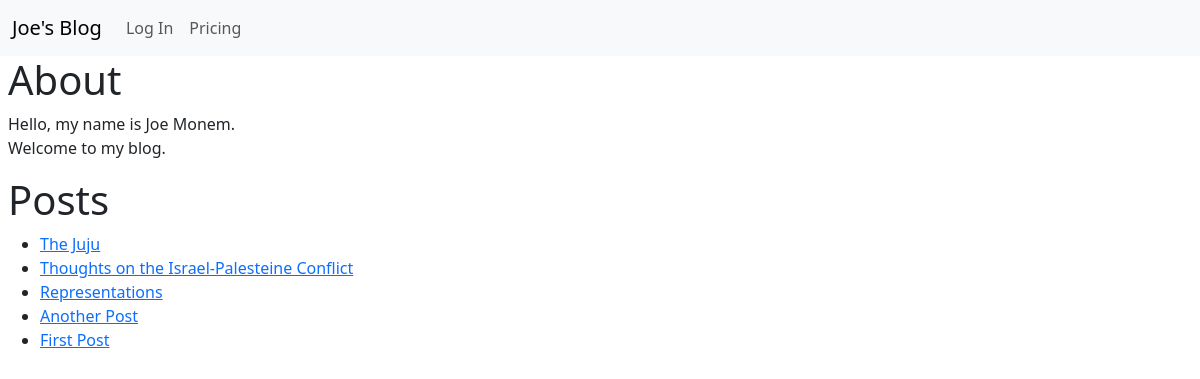
/, run on an earlier commit of the app's database.
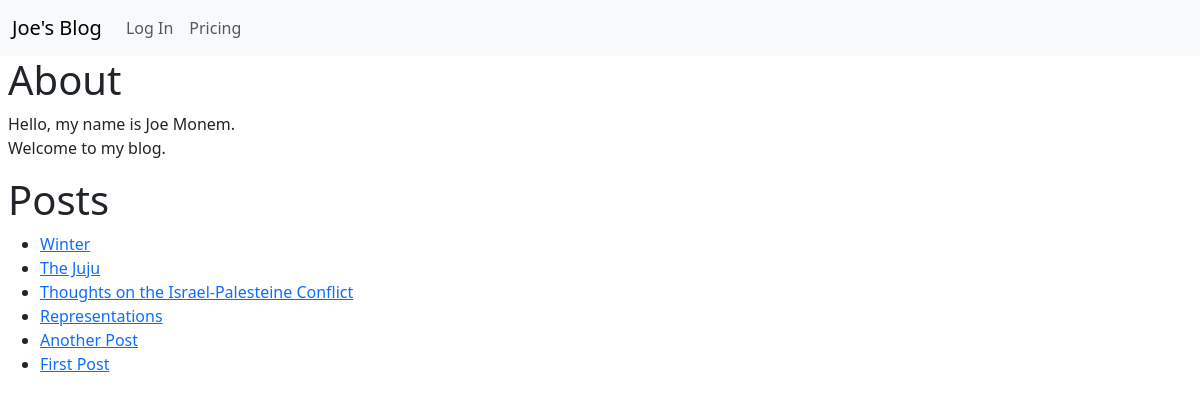
And on a later commit of the database.
### theblog/models.py (models this page shows, shortened)
class Post(models.Model):
    title = models.CharField(max_length=255)
    author = models.ForeignKey(User, on_delete=models.CASCADE)
    body = RichTextField(blank=True, null=True)
    published_date = models.DateField(default=timezone.now)

### theblog/views.py (the view)
# urls.py: path("", HomeView.as_view(), name="home"),
class HomeView(ListView):
    model = Post
    template_name = "home.html"

### theblog/templates/home.html
{% extends 'base.html' %}
{%block content %}
<h1>About</h1>
<p>Hello, my name is Joe Monem. <br> Welcome to my blog.</p>
<h1>Posts</h1>
<ul>
    {% for post in object_list reversed %}
    <li>
        <a href="{%url 'article-details' post.pk %}"> {{post.title}} </a>
        <br>
    </li>
    {% endfor %}
</ul>
{% endblock %}

What changed in the data, as far as the page shows it:
added Post: title "Winter"
